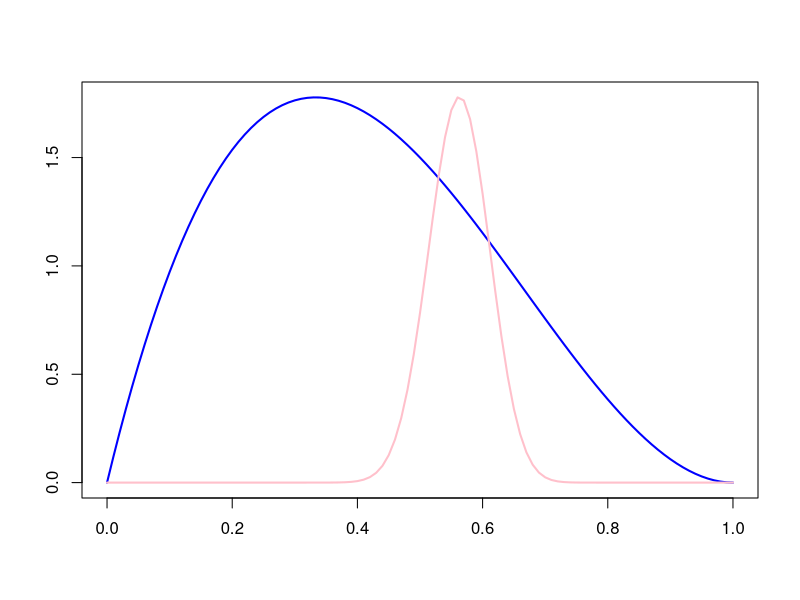
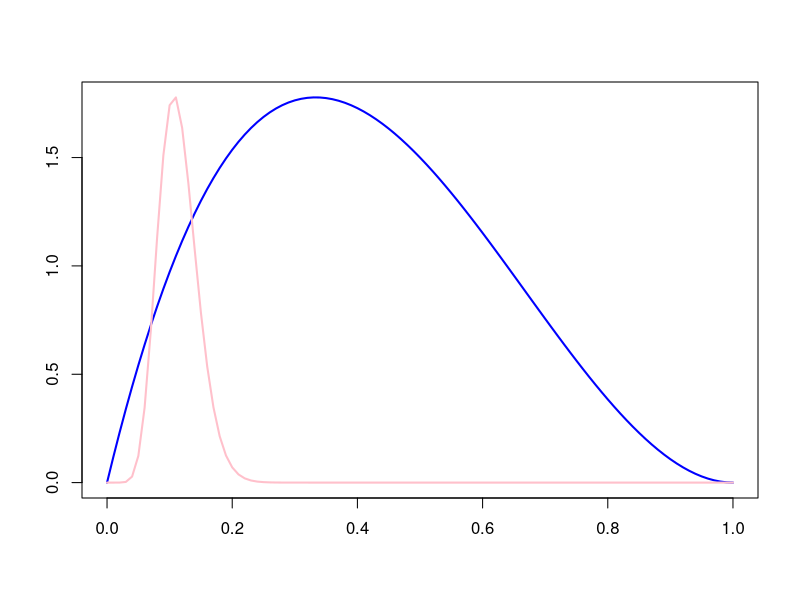
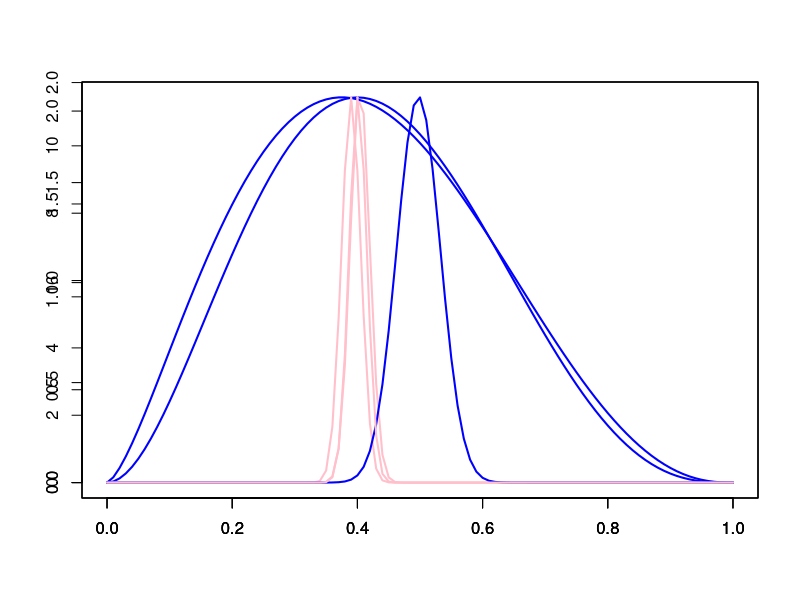

Write R code to recreate these figures, in order.
# Neka je X iz familije Bernulijevih raspodela sa parametrom teta
# i neka je apriorna raspodela za teta ~ beta(2,3). Naci aposteriornu 
# raspodelu za teta.

# grafik apriorne i aposteriorne gustine
gf <- function(theta, a, b, n){
  
  # uzorak iz Ber(theta) raspodele
  x1 <- sample(c(0, 1), n, replace = TRUE, 
               prob = c(1-theta, theta))
  
  # apriorna gustina
  curve(dbeta(x, a, b), 0, 1, lwd = 2, 
        col = "blue", ylab = "", xlab = "")
  
  par(new = TRUE)
  
  # aposteriorna gustina
  curve(dbeta(x, sum(x1)+a, n-sum(x1)+b), 0, 1,
        lwd = 2, col = "pink", ylab = "", xlab = "",
        axes = FALSE)
}

# primer za theta = 0.5
gf(0.5, 2, 3, 100)

# primer za theta = 0.1
gf(0.1, 2, 3, 100)

# Cesto se desava da ako imamo veliki broj podataka, izbor 
# apriorne ocene ne utice mnogo da zakljucak o raspodeli parametra.

gf(0.4, 3, 4, 1000)
par(new = TRUE)
gf(0.4, 2.5, 3.5, 1000)
par(new = TRUE)
gf(0.4, 103, 104, 1000)